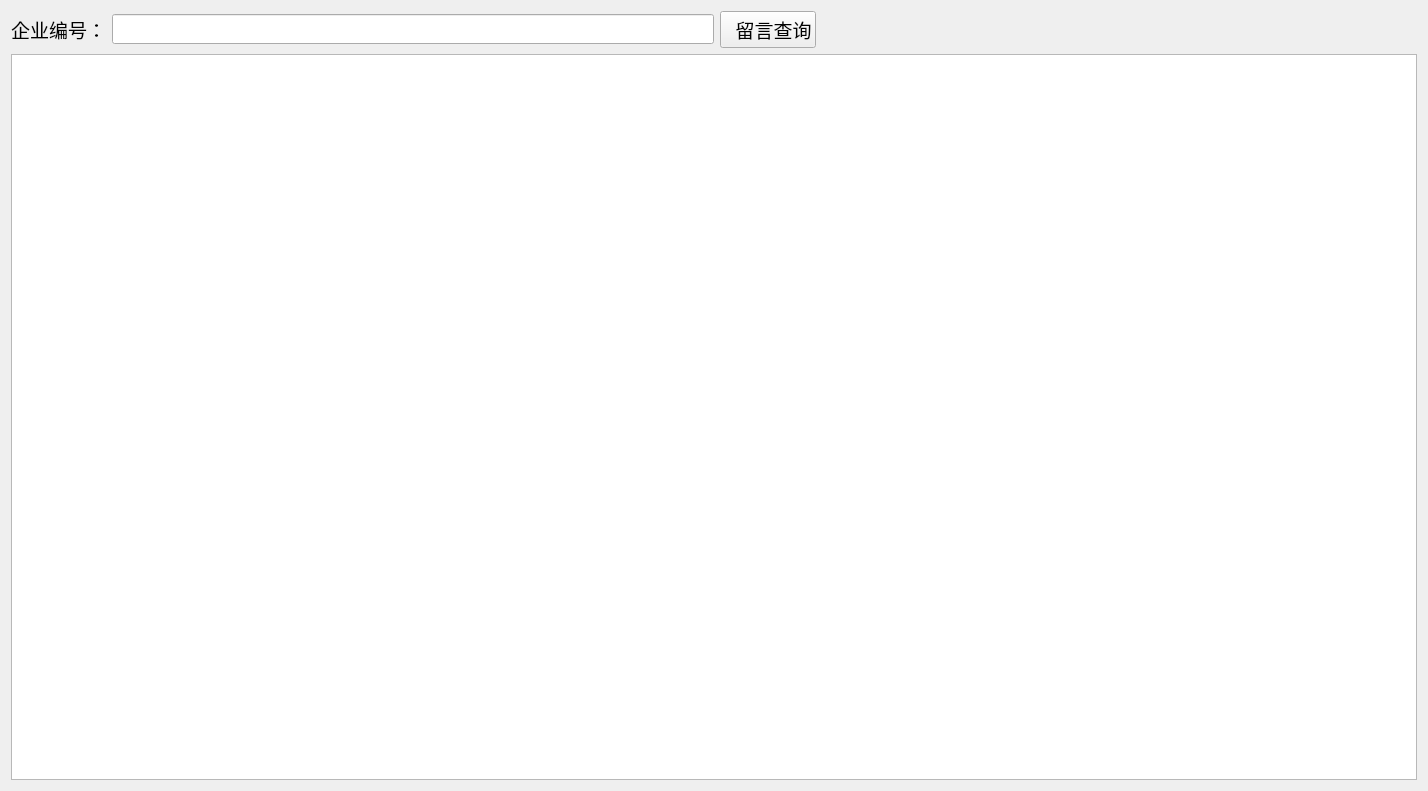
          <widget class="QWidget" name="scrollAreaWidgetContents_2">
           <property name="geometry">
            <rect>
             <x>0</x>
             <y>0</y>
             <width>1428</width>
             <height>791</height>
            </rect>
           </property>
           <layout class="QGridLayout" name="gridLayout_4">
            <item row="0" column="0">
             <layout class="QVBoxLayout" name="verticalLayout">
              <item>
               <layout class="QHBoxLayout" name="horizontalLayout">
                <item>
                 <widget class="QLabel" name="label">
                  <property name="font">
                   <font>
                    <family>Consolas</family>
                    <pointsize>14</pointsize>
                   </font>
                  </property>
                  <property name="text">
                   <string>企业编号：</string>
                  </property>
                 </widget>
                </item>
                <item>
                 <widget class="QLineEdit" name="entID_lineEdit">
                  <property name="font">
                   <font>
                    <family>Consolas</family>
                    <pointsize>14</pointsize>
                   </font>
                  </property>
                 </widget>
                </item>
                <item>
                 <widget class="QPushButton" name="speakDis_pushButton">
                  <property name="font">
                   <font>
                    <family>Consolas</family>
                    <pointsize>14</pointsize>
                   </font>
                  </property>
                  <property name="text">
                   <string> 留言查询</string>
                  </property>
                 </widget>
                </item>
                <item>
                 <spacer name="horizontalSpacer_2">
                  <property name="orientation">
                   <enum>Qt::Horizontal</enum>
                  </property>
                  <property name="sizeHint" stdset="0">
                   <size>
                    <width>40</width>
                    <height>20</height>
                   </size>
                  </property>
                 </spacer>
                </item>
               </layout>
              </item>
              <item>
               <widget class="QTableView" name="speakDis_tableView">
                <property name="styleSheet">
                 <string notr="true"/>
                </property>
               </widget>
              </item>
             </layout>
            </item>
           </layout>
          </widget>
